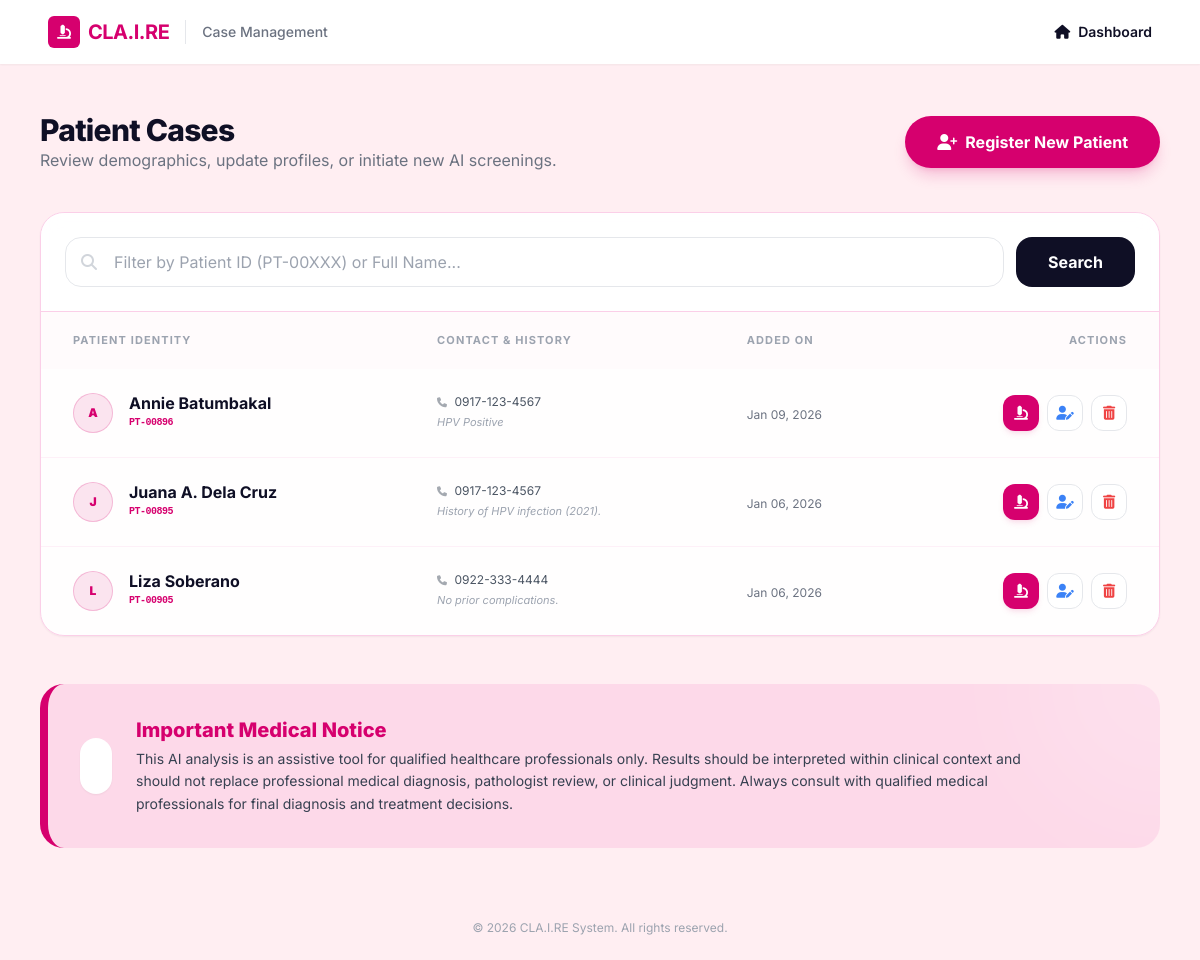
/patients.php (signed in), run on the app's committed database.
### tables this page shows
CREATE TABLE `patients_table` (
  `patient_id` varchar(20) NOT NULL,
  `pathologist_id` varchar(20) NOT NULL,
  `full_name` varchar(100) NOT NULL,
  `dob` date NOT NULL,
  `gender` enum('M','F') NOT NULL DEFAULT 'F',
  `contact_number` varchar(15) DEFAULT NULL,
  `diagnosis_history` text DEFAULT NULL,
  `created_at` datetime NOT NULL DEFAULT current_timestamp(),
  `updated_at` datetime DEFAULT current_timestamp() ON UPDATE current_timestamp()
);

### patients.php (the view, shortened to what this page needs)
<?php
require_once 'db_connect.php';
$pathologist_id = $_SESSION['user_id'];
$search = trim($_GET['search'] ?? '');
try {
    if (!empty($search)) {
        $stmt = $pdo->prepare("SELECT * FROM Patients_Table WHERE pathologist_id = ? AND (full_name LIKE ? OR patient_id LIKE ?) ORDER BY created_at DESC");
        $stmt->execute([$pathologist_id, "%$search%", "%$search%"]);
    } else {
        $stmt = $pdo->prepare("SELECT * FROM Patients_Table WHERE pathologist_id = ? ORDER BY created_at DESC");
        $stmt->execute([$pathologist_id]);
    }
    $patients = $stmt->fetchAll();
} catch (PDOException $e) {
    die("Error fetching patients: " . $e->getMessage());
}
?>
<!DOCTYPE html>
<html lang="en">
<head>
    <script src="https://cdn.tailwindcss.com"></script>
    <link rel="stylesheet" href="https://cdnjs.cloudflare.com/ajax/libs/font-awesome/6.4.0/css/all.min.css">
</head>
<body class="min-h-screen bg-brand-light font-sans text-brand-dark">
    <nav class="bg-white py-4 px-6 md:px-12 flex justify-between items-center shadow-sm sticky top-0 z-50">
        <div class="flex items-center gap-4">
            <a href="dashboard.php" class="flex items-center gap-2 no-underline">
                <div class="bg-brand-pink text-white p-1.5 rounded-md w-8 h-8 flex items-center justify-center">
                    <i class="fa-solid fa-microscope text-sm"></i>
                </div>
                <span class="font-bold text-xl text-brand-pink tracking-tight">CLA.I.RE</span>
            </a>
            <span class="hidden md:block text-sm font-medium text-gray-500">Case Management</span>
        </div>
        <a href="dashboard.php" class="text-sm font-semibold text-brand-dark hover:text-brand-pink transition flex items-center gap-2">
            <i class="fa-solid fa-house"></i> Dashboard
        </a>
    </nav>
    <main class="container mx-auto px-4 py-8 lg:py-12 max-w-6xl">
        <div class="flex flex-col md:flex-row justify-between items-start md:items-center mb-10 gap-6">
            <div>
                <h1 class="text-3xl font-extrabold tracking-tight">Patient Cases</h1>
                <p class="text-gray-500">Review demographics, update profiles, or initiate new AI screenings.</p>
            </div>
            <a href="add_patient.php" class="bg-brand-pink text-white font-bold py-3.5 px-8 rounded-full shadow-lg shadow-brand-pink/20 hover:bg-pink-700 transition transform active:scale-95 flex items-center gap-2">
                <i class="fa-solid fa-user-plus"></i> Register New Patient
            </a>
        </div>
        <div class="glass-card rounded-3xl shadow-sm overflow-hidden mb-12">
            <div class="p-6 border-b border-brand-border bg-white/50">
                <form method="GET" class="flex gap-3">
                    <div class="flex-grow relative group">
                        <i class="fa-solid fa-magnifying-glass absolute left-4 top-1/2 -translate-y-1/2 text-gray-300 group-focus-within:text-brand-pink transition"></i>
                        <input type="text" name="search" placeholder="Filter by Patient ID (PT-00XXX) or Full Name..."
                               value="<?php echo htmlspecialchars($search); ?>"
                               class="w-full pl-12 pr-4 py-3 rounded-2xl border border-gray-200 focus:border-brand-pink focus:ring-4 focus:ring-brand-light outline-none transition bg-white/80">
                    </div>
                    <button type="submit" class="bg-brand-dark text-white px-8 rounded-2xl font-bold hover:opacity-90 transition">Search</button>
                </form>
            </div>
            <div class="overflow-x-auto">
                <table class="w-full text-left">
                    <thead>
                        <tr class="bg-brand-light/20 text-[11px] font-black uppercase tracking-widest text-gray-400">
                            <th class="px-8 py-5">Patient Identity</th>
                            <th class="px-8 py-5">Contact & History</th>
                            <th class="px-8 py-5">Added On</th>
                            <th class="px-8 py-5 text-right">Actions</th>
                        </tr>
                    </thead>
                    <tbody class="divide-y divide-brand-border/30">
                        <?php if (empty($patients)): ?>
                            <tr>
                                <td colspan="4" class="px-8 py-20 text-center">
                                    <div class="opacity-20 mb-4">
                                        <i class="fa-solid fa-folder-open text-6xl"></i>
                                    </div>
                                    <p class="font-bold text-gray-400">No active cases found.</p>
                                </td>
                            </tr>
                        <?php else: ?>
                            <?php foreach($patients as $p): ?>
                            <tr class="table-row-hover transition">
                                <td class="px-8 py-6">
                                    <div class="flex items-center gap-4">
                                        <div class="w-10 h-10 rounded-full bg-brand-pink/10 text-brand-pink flex items-center justify-center font-black text-xs border border-brand-pink/20">
                                            <?php echo substr($p['full_name'], 0, 1); ?>
                                        </div>
                                        <div>
                                            <p class="font-bold text-brand-dark leading-none mb-1"><?php echo htmlspecialchars($p['full_name']); ?></p>
                                            <p class="text-[10px] font-mono font-bold text-brand-pink uppercase tracking-tighter"><?php echo $p['patient_id']; ?></p>
                                        </div>
                                    </div>
                                </td>
                                <td class="px-8 py-6">
                                    <div class="text-xs text-gray-600 mb-1">
                                        <i class="fa-solid fa-phone text-[10px] mr-1 opacity-50"></i> <?php echo htmlspecialchars($p['contact_number'] ?: 'No Contact'); ?>
                                    </div>
                                    <p class="text-[11px] italic text-gray-400 line-clamp-1 max-w-xs"><?php echo htmlspecialchars($p['diagnosis_history'] ?: 'Clear clinical history'); ?></p>
                                </td>
                                <td class="px-8 py-6">
                                    <span class="text-xs text-gray-500"><?php echo date('M d, Y', strtotime($p['created_at'])); ?></span>
                                </td>
                                <td class="px-8 py-6 text-right">
                                    <div class="flex justify-end gap-2">
                                        <a href="analyze.php?patient_id=<?php echo $p['patient_id']; ?>" class="w-9 h-9 rounded-xl bg-brand-pink text-white flex items-center justify-center hover:bg-brand-accent transition shadow-md shadow-brand-pink/10" title="Start Analysis">
                                            <i class="fa-solid fa-microscope text-sm"></i>
                                        </a>
                                        <a href="edit_patient.php?id=<?php echo $p['patient_id']; ?>" class="w-9 h-9 rounded-xl bg-white border border-gray-200 text-blue-500 flex items-center justify-center hover:bg-blue-50 transition" title="Edit Profile">
                                            <i class="fa-solid fa-user-pen text-sm"></i>
                                        </a>
                                        <a href="delete_patient.php?id=<?php echo $p['patient_id']; ?>"
                                           onclick="return confirm('Delete all records for <?php echo addslashes($p['full_name']); ?>?')"
                                           class="w-9 h-9 rounded-xl bg-white border border-gray-200 text-red-500 flex items-center justify-center hover:bg-red-50 transition" title="Remove Case">
                                            <i class="fa-solid fa-trash-can text-sm"></i>
                                        </a>
                                    </div>
                                </td>
                            </tr>
                            <?php endforeach; ?>
                        <?php endif; ?>
                    </tbody>
                </table>
            </div>
        </div>
        <div class="bg-pink-300/30 border-l-8 border-brand-pink p-8 rounded-3xl relative overflow-hidden">
            <div class="relative z-10 flex flex-col md:flex-row items-start md:items-center gap-6">
                <div class="p-4 bg-white rounded-2xl text-brand-pink shadow-sm">
                </div>
                <div>
                    <h3 class="text-brand-pink font-extrabold text-xl mb-1">Important Medical Notice</h3>
                    <p class="text-gray-700 text-sm leading-relaxed max-w-4xl">
                        This AI analysis is an assistive tool for qualified healthcare professionals only. Results should be interpreted within clinical context and should not replace professional medical diagnosis, pathologist review, or clinical judgment. Always consult with qualified medical professionals for final diagnosis and treatment decisions.
                    </p>
                </div>
            </div>
            <div class="absolute top-0 right-0 w-64 h-64 bg-white/20 rounded-full -mr-32 -mt-32 blur-3xl"></div>
        </div>
    </main>
     <footer class="py-6 text-center text-gray-400 text-xs">
        &copy; <?php echo date('Y'); ?> CLA.I.RE System. All rights reserved.
    </footer>
</body>
</html>

### patients.php (style rules this page uses)
.glass-card { background: rgba(255, 255, 255, 0.9); backdrop-filter: blur(10px); border: 1px solid #fbcfe8; }

### data on the page
patients_table: full_name "A", full_name "Annie Batumbakal", patient_id "PT-00896", contact_number "0917-123-4567", diagnosis_history "HPV Positive", created_at "Jan 09, 2026"
patients_table: full_name "J", full_name "Juana A. Dela Cruz", patient_id "PT-00895", contact_number "0917-123-4567", diagnosis_history "History of HPV infection (2021).", created_at "Jan 06, 2026"
patients_table: full_name "L", full_name "Liza Soberano", patient_id "PT-00905", contact_number "0922-333-4444", diagnosis_history "No prior complications.", created_at "Jan 06, 2026"
